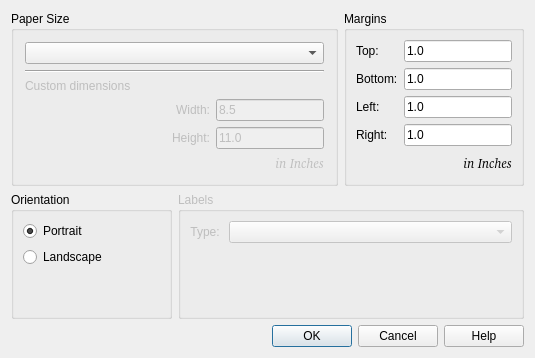
<ui version="4.0" >
 <class>PageSetup</class>
 <widget class="QDialog" name="PageSetup" >
  <property name="geometry" >
   <rect>
    <x>0</x>
    <y>0</y>
    <width>535</width>
    <height>358</height>
   </rect>
  </property>
  <property name="windowTitle" >
   <string>Edit page settings...</string>
  </property>
  <layout class="QGridLayout" >
   <item row="0" column="0" colspan="2" >
    <widget class="QGroupBox" name="groupPaperSize" >
     <property name="title" >
      <string>Paper Size</string>
     </property>
     <layout class="QVBoxLayout" >
      <property name="spacing" >
       <number>6</number>
      </property>
      <property name="leftMargin" >
       <number>11</number>
      </property>
      <property name="topMargin" >
       <number>11</number>
      </property>
      <property name="rightMargin" >
       <number>11</number>
      </property>
      <property name="bottomMargin" >
       <number>11</number>
      </property>
      <item>
       <widget class="QComboBox" name="comboPaperSize" />
      </item>
      <item>
       <widget class="Line" name="Line1" >
        <property name="sizePolicy" >
         <sizepolicy vsizetype="Fixed" hsizetype="Minimum" >
          <horstretch>0</horstretch>
          <verstretch>0</verstretch>
         </sizepolicy>
        </property>
        <property name="frameShape" >
         <enum>QFrame::HLine</enum>
        </property>
        <property name="frameShadow" >
         <enum>QFrame::Sunken</enum>
        </property>
        <property name="orientation" >
         <enum>Qt::Horizontal</enum>
        </property>
       </widget>
      </item>
      <item>
       <widget class="QLabel" name="labelCustom" >
        <property name="enabled" >
         <bool>false</bool>
        </property>
        <property name="sizePolicy" >
         <sizepolicy vsizetype="Preferred" hsizetype="Expanding" >
          <horstretch>0</horstretch>
          <verstretch>0</verstretch>
         </sizepolicy>
        </property>
        <property name="text" >
         <string>Custom dimensions</string>
        </property>
       </widget>
      </item>
      <item>
       <layout class="QHBoxLayout" >
        <property name="spacing" >
         <number>6</number>
        </property>
        <property name="leftMargin" >
         <number>0</number>
        </property>
        <property name="topMargin" >
         <number>0</number>
        </property>
        <property name="rightMargin" >
         <number>0</number>
        </property>
        <property name="bottomMargin" >
         <number>0</number>
        </property>
        <item>
         <widget class="QLabel" name="labelWidth" >
          <property name="enabled" >
           <bool>false</bool>
          </property>
          <property name="sizePolicy" >
           <sizepolicy vsizetype="Preferred" hsizetype="Expanding" >
            <horstretch>0</horstretch>
            <verstretch>0</verstretch>
           </sizepolicy>
          </property>
          <property name="text" >
           <string>Width:</string>
          </property>
          <property name="alignment" >
           <set>Qt::AlignRight|Qt::AlignTrailing|Qt::AlignVCenter</set>
          </property>
         </widget>
        </item>
        <item>
         <widget class="QLineEdit" name="linePaperWidth" >
          <property name="enabled" >
           <bool>false</bool>
          </property>
          <property name="sizePolicy" >
           <sizepolicy vsizetype="Fixed" hsizetype="Minimum" >
            <horstretch>0</horstretch>
            <verstretch>0</verstretch>
           </sizepolicy>
          </property>
          <property name="text" >
           <string>8.5</string>
          </property>
         </widget>
        </item>
       </layout>
      </item>
      <item>
       <layout class="QHBoxLayout" >
        <property name="spacing" >
         <number>6</number>
        </property>
        <property name="leftMargin" >
         <number>0</number>
        </property>
        <property name="topMargin" >
         <number>0</number>
        </property>
        <property name="rightMargin" >
         <number>0</number>
        </property>
        <property name="bottomMargin" >
         <number>0</number>
        </property>
        <item>
         <widget class="QLabel" name="labelHeight" >
          <property name="enabled" >
           <bool>false</bool>
          </property>
          <property name="sizePolicy" >
           <sizepolicy vsizetype="Preferred" hsizetype="Expanding" >
            <horstretch>0</horstretch>
            <verstretch>0</verstretch>
           </sizepolicy>
          </property>
          <property name="text" >
           <string>Height:</string>
          </property>
          <property name="alignment" >
           <set>Qt::AlignRight|Qt::AlignTrailing|Qt::AlignVCenter</set>
          </property>
         </widget>
        </item>
        <item>
         <widget class="QLineEdit" name="linePaperHeight" >
          <property name="enabled" >
           <bool>false</bool>
          </property>
          <property name="sizePolicy" >
           <sizepolicy vsizetype="Fixed" hsizetype="Minimum" >
            <horstretch>0</horstretch>
            <verstretch>0</verstretch>
           </sizepolicy>
          </property>
          <property name="text" >
           <string>11.0</string>
          </property>
         </widget>
        </item>
       </layout>
      </item>
      <item>
       <widget class="QLabel" name="labelInInches" >
        <property name="enabled" >
         <bool>false</bool>
        </property>
        <property name="sizePolicy" >
         <sizepolicy vsizetype="Preferred" hsizetype="Expanding" >
          <horstretch>0</horstretch>
          <verstretch>0</verstretch>
         </sizepolicy>
        </property>
        <property name="font" >
         <font>
          <family>Helvetica [Cronyx]</family>
          <pointsize>10</pointsize>
          <weight>50</weight>
          <italic>true</italic>
          <bold>false</bold>
          <underline>false</underline>
          <strikeout>false</strikeout>
         </font>
        </property>
        <property name="text" >
         <string>in Inches</string>
        </property>
        <property name="alignment" >
         <set>Qt::AlignRight|Qt::AlignTrailing|Qt::AlignVCenter</set>
        </property>
       </widget>
      </item>
     </layout>
    </widget>
   </item>
   <item row="0" column="2" >
    <widget class="QGroupBox" name="groupMargins" >
     <property name="title" >
      <string>Margins</string>
     </property>
     <layout class="QGridLayout" >
      <item row="0" column="0" >
       <widget class="QLabel" name="labelTop" >
        <property name="text" >
         <string>Top:</string>
        </property>
       </widget>
      </item>
      <item row="0" column="1" >
       <widget class="QLineEdit" name="lineTop" >
        <property name="sizePolicy" >
         <sizepolicy vsizetype="Fixed" hsizetype="Fixed" >
          <horstretch>0</horstretch>
          <verstretch>0</verstretch>
         </sizepolicy>
        </property>
        <property name="text" >
         <string>1.0</string>
        </property>
       </widget>
      </item>
      <item row="1" column="0" >
       <widget class="QLabel" name="labelBottom" >
        <property name="text" >
         <string>Bottom:</string>
        </property>
       </widget>
      </item>
      <item row="1" column="1" >
       <widget class="QLineEdit" name="lineBottom" >
        <property name="sizePolicy" >
         <sizepolicy vsizetype="Fixed" hsizetype="Fixed" >
          <horstretch>0</horstretch>
          <verstretch>0</verstretch>
         </sizepolicy>
        </property>
        <property name="text" >
         <string>1.0</string>
        </property>
       </widget>
      </item>
      <item row="2" column="0" >
       <widget class="QLabel" name="labelLeft" >
        <property name="text" >
         <string>Left:</string>
        </property>
       </widget>
      </item>
      <item row="2" column="1" >
       <widget class="QLineEdit" name="lineLeft" >
        <property name="sizePolicy" >
         <sizepolicy vsizetype="Fixed" hsizetype="Fixed" >
          <horstretch>0</horstretch>
          <verstretch>0</verstretch>
         </sizepolicy>
        </property>
        <property name="text" >
         <string>1.0</string>
        </property>
       </widget>
      </item>
      <item row="3" column="0" >
       <widget class="QLabel" name="labelRight" >
        <property name="text" >
         <string>Right:</string>
        </property>
       </widget>
      </item>
      <item row="3" column="1" >
       <widget class="QLineEdit" name="lineRight" >
        <property name="sizePolicy" >
         <sizepolicy vsizetype="Fixed" hsizetype="Fixed" >
          <horstretch>0</horstretch>
          <verstretch>0</verstretch>
         </sizepolicy>
        </property>
        <property name="text" >
         <string>1.0</string>
        </property>
       </widget>
      </item>
      <item row="4" column="0" colspan="2" >
       <widget class="QLabel" name="TextLabel5" >
        <property name="sizePolicy" >
         <sizepolicy vsizetype="Preferred" hsizetype="Expanding" >
          <horstretch>0</horstretch>
          <verstretch>0</verstretch>
         </sizepolicy>
        </property>
        <property name="font" >
         <font>
          <family>Helvetica [Cronyx]</family>
          <pointsize>10</pointsize>
          <weight>50</weight>
          <italic>true</italic>
          <bold>false</bold>
          <underline>false</underline>
          <strikeout>false</strikeout>
         </font>
        </property>
        <property name="text" >
         <string>in Inches</string>
        </property>
        <property name="alignment" >
         <set>Qt::AlignRight|Qt::AlignTrailing|Qt::AlignVCenter</set>
        </property>
       </widget>
      </item>
     </layout>
    </widget>
   </item>
   <item row="1" column="0" >
    <widget class="QGroupBox" name="groupOrientation" >
     <property name="title" >
      <string>Orientation</string>
     </property>
     <layout class="QGridLayout" >
      <item row="0" column="0" >
       <widget class="QRadioButton" name="radioPortrait" >
        <property name="text" >
         <string>Portrait</string>
        </property>
        <property name="checked" >
         <bool>true</bool>
        </property>
       </widget>
      </item>
      <item row="1" column="0" >
       <widget class="QRadioButton" name="radioLandscape" >
        <property name="text" >
         <string>Landscape</string>
        </property>
       </widget>
      </item>
      <item row="2" column="0" >
       <spacer>
        <property name="orientation" >
         <enum>Qt::Vertical</enum>
        </property>
        <property name="sizeHint" >
         <size>
          <width>20</width>
          <height>40</height>
         </size>
        </property>
       </spacer>
      </item>
     </layout>
    </widget>
   </item>
   <item row="1" column="1" colspan="2" >
    <widget class="QGroupBox" name="grpLabels" >
     <property name="enabled" >
      <bool>false</bool>
     </property>
     <property name="sizePolicy" >
      <sizepolicy vsizetype="Preferred" hsizetype="MinimumExpanding" >
       <horstretch>0</horstretch>
       <verstretch>0</verstretch>
      </sizepolicy>
     </property>
     <property name="title" >
      <string>Labels</string>
     </property>
     <layout class="QGridLayout" >
      <item row="0" column="0" >
       <widget class="QLabel" name="labelLabelType" >
        <property name="text" >
         <string>Type: </string>
        </property>
        <property name="alignment" >
         <set>Qt::AlignRight|Qt::AlignTrailing|Qt::AlignVCenter</set>
        </property>
       </widget>
      </item>
      <item row="0" column="1" >
       <widget class="QComboBox" name="comboLabelType" >
        <property name="sizePolicy" >
         <sizepolicy vsizetype="Fixed" hsizetype="MinimumExpanding" >
          <horstretch>0</horstretch>
          <verstretch>0</verstretch>
         </sizepolicy>
        </property>
       </widget>
      </item>
      <item row="1" column="1" >
       <spacer>
        <property name="orientation" >
         <enum>Qt::Vertical</enum>
        </property>
        <property name="sizeHint" >
         <size>
          <width>20</width>
          <height>40</height>
         </size>
        </property>
       </spacer>
      </item>
     </layout>
    </widget>
   </item>
   <item row="2" column="0" colspan="3" >
    <widget class="QDialogButtonBox" name="buttonBox" >
     <property name="orientation" >
      <enum>Qt::Horizontal</enum>
     </property>
     <property name="standardButtons" >
      <set>QDialogButtonBox::Cancel|QDialogButtonBox::Help|QDialogButtonBox::NoButton|QDialogButtonBox::Ok</set>
     </property>
    </widget>
   </item>
  </layout>
 </widget>
 <resources/>
 <connections>
  <connection>
   <sender>buttonBox</sender>
   <signal>accepted()</signal>
   <receiver>PageSetup</receiver>
   <slot>accept()</slot>
   <hints>
    <hint type="sourcelabel" >
     <x>248</x>
     <y>254</y>
    </hint>
    <hint type="destinationlabel" >
     <x>157</x>
     <y>274</y>
    </hint>
   </hints>
  </connection>
  <connection>
   <sender>buttonBox</sender>
   <signal>rejected()</signal>
   <receiver>PageSetup</receiver>
   <slot>reject()</slot>
   <hints>
    <hint type="sourcelabel" >
     <x>316</x>
     <y>260</y>
    </hint>
    <hint type="destinationlabel" >
     <x>286</x>
     <y>274</y>
    </hint>
   </hints>
  </connection>
 </connections>
</ui>
